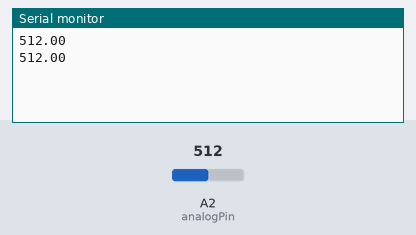
Recording of a sketch running on a simulated Arduino Uno, built with avr-gcc and run on an emulated ATmega328P. On the bench: the last lines printed to the serial monitor. The test bench sets the inputs (shaded band); at power-on: A2 (analogPin) = 512.

Above: at 1.8 s.
1.9 s: A2 (analogPin) set to 716
At 2.3 s:
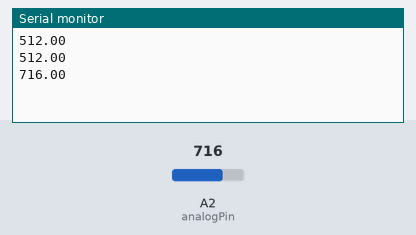
3.4 s: A2 (analogPin) set to 900
At 4.8 s:
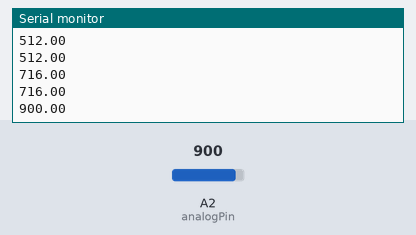
Timing chart, 0 to 6.4 s (numbered marks = the images above; inputs shaded):
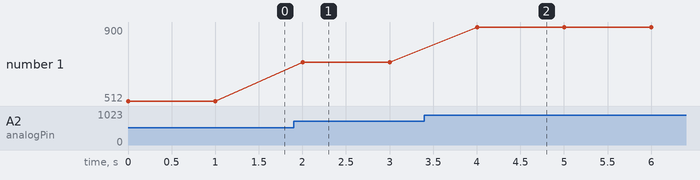

The sketch:

Voltimeter.ino
```cpp
int analogPin = 2;
int value;
float voltage;

void setup() {
  Serial.begin(9600);
}

void loop (){
  value = analogRead(analogPin);
  voltage = value;

  Serial.println(voltage);

  delay(1000);
}
```

Measured:
- after the input at 1.9 s, the serial monitor: prints a new line after 0.10 s (image 1)
- after the input at 3.4 s, the serial monitor: prints a new line after 0.60 s (image 2)
- plotted number 1: 512 → 716 after the input at 1.9 s, 716 → 900 after the input at 3.4 s
